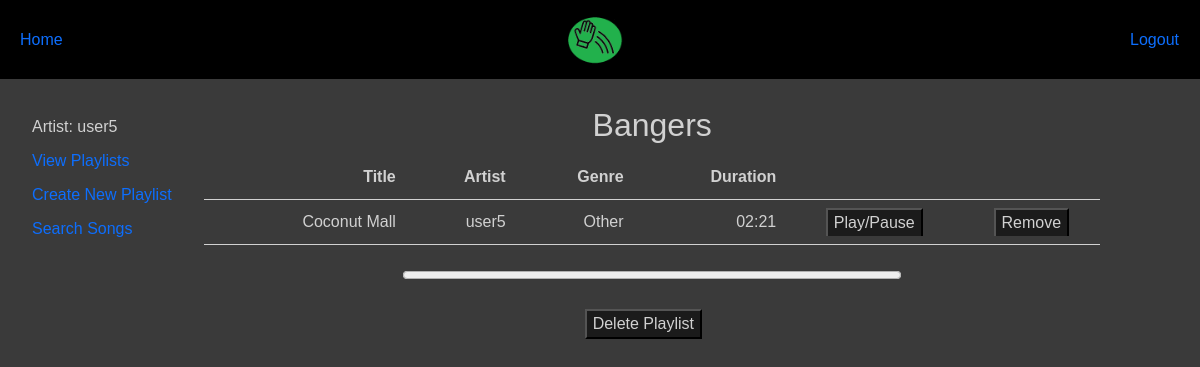
The app's page /slapify/playlist/8 (signed in) with its own data.
### slapify_web_app/models.py (models this page shows, shortened)
class User(AbstractUser):
    user_type_choices = (
        ('Admin', 'Admin'),
        ('Artist', 'Artist'),
        ('User', 'User'),
    )
    user_type = models.CharField(max_length=20, choices=user_type_choices, default='User')
    objects = UserManager()
    class Meta:
        permissions = [
            ('can_view_special_content', 'Can view special content'),
        ]
    groups = models.ManyToManyField(
        'auth.Group',
        related_name='custom_slapifyuser_groups',
        related_query_name='custom_slapifyuser_group'
    )
    user_permissions = models.ManyToManyField(
        'auth.Permission',
        related_name='custom_slapifyuser_user_permissions',
        related_query_name='custom_slapifyuser_user_permission'
    )

class Playlist(models.Model):
    name = models.CharField(max_length=100)
    user = models.ForeignKey(User, on_delete=models.CASCADE)
    songs = models.ManyToManyField(Song)

class Song(models.Model):
    title = models.CharField(max_length=100)
    artist = models.CharField(max_length=100)
    genre_choices = (
        ('Pop', 'Pop'),
        ('Rock', 'Rock'),
        ('Classical', 'Classical'),
        ('Rap', 'Rap'),
        ('Alt', 'Alt'),
        ('Indie', 'Indie'),
        ('Other', 'Other')
    )
    genre = models.CharField(max_length=20, choices=genre_choices, default='Other')
    song_file = models.FileField(upload_to='songs/')
    duration_minutes = models.IntegerField(blank=True, null=True)
    duration_seconds = models.IntegerField(blank=True, null=True)
    def formatted_duration(self):
        if self.duration_minutes is not None and self.duration_seconds is not None:
            return f"{self.duration_minutes:02d}:{self.duration_seconds:02d}"
        else:
            return "N/A"

### slapify_web_app/views.py (the view)
# urls.py: path('playlist/<int:pk>', views.PlaylistDetailView.as_view(), name='playlist_details'),
class PlaylistDetailView(generic.DetailView):
    model = Playlist
    template_name = 'playlist_view.html'
    def get_context_data(self, **kwargs):
        context = super().get_context_data(**kwargs)
        context['user_playlists'] = Playlist.objects.filter(user=self.request.user)
        return context
    def get_queryset(self):
        return(
            Playlist.objects.filter(user=self.request.user)
        )

### slapify_web_app/templates/playlist_view.html (shortened to what this page needs)
{% extends "base_template.html" %}
{% block content %}
<div class="playlist_head_container">
    <h2 class="playlist_head">{{ object.name }}</h2>
</div>
<table class="playlist_table">
    <tr class="playlist_table_row">
        <th class="playlist_table_head">Title</th>
        <th class="playlist_table_head">Artist</th>
        <th class="playlist_table_head">Genre</th>
        <th class="playlist_table_head">Duration</th>
        <th class="playlist_table_head"></th>
    </tr>
    {% for song in object.songs.all %}
        <tr class="playlist_table_row">
            <td class="playlist_table_cell">{{song.title}}</td>
            <td class="playlist_table_cell">{{song.artist}}</td>
            <td class="playlist_table_cell">{{ song.genre }}</td>
            <td class="playlist_table_cell">{{song.formatted_duration}}</td>
            <td>
                <button class="submit_button" onclick="playAudio('audio-{{ song.pk }}')">Play/Pause</button>
            </td>
            <td>
                <a href="{% url 'remove_song' playlist.pk song.pk %}">
                    <button id="remove_song_button" class="submit_button">Remove</button>
                </a>
            </td>
        </tr>
    {% endfor %}
</table>
<div class="progress-container">
    <progress id="progress-bar" value="0" max="100"></progress>
</div>
<br>
<div class="playlist_button_container">
    <a href="{% url 'delete_playlist' playlist.pk %}">
        <button class="playlist_submit_button">Delete Playlist</button>
    </a>
</div>
{% endblock content %}

### slapify_web_app/templates/base_template.html (shortened to what this page needs)
<!DOCTYPE html>
<html lang="en">
<head>
    <link rel="stylesheet" href="https://cdn.jsdelivr.net/npm/bootstrap@5.3.3/dist/css/bootstrap.min.css"
>
    {% load static %}
    <link rel="stylesheet" href="{% static 'css/styles.css' %}" />
</head>
<body>
    <div class="col-lg-12 d-lg-block">
        <ul class="navbar">
            {% if user.is_authenticated %}
            <li class="navbar-item">
                <a href="{% url 'index' %}">Home</a>
            </li>
            <li class="navbar-item">
                <img src="{% static 'Slapify_logo.png' %}" alt="Slapify Logo"
                width="85">
            </li>
            <li class="navbar-item">
                <form id="logout-form" method="post" action="{% url 'logout' %}">
                <button type="submit" class="btn btn-link" style="text-decoration: none;">Logout</button>
                </form>
            </li>
            {% endif %}
        </ul>
    </div>
    {% block sidebar %}
        <div class="row">
            {% if user.is_authenticated %}
            <div class="col-lg d-lg-block sidebar">
                <ul class="sidebar-nav">
                    <li class="sidebar-item">{{user.user_type}}: {{ user.get_username }}</li>
                    <li class="sidebar-item">
                        <a href="{% url 'my_playlists' %}">View Playlists</a>
                    </li>
                    <li class="sidebar-item">
                        <a href="{% url 'create_playlist' %}">Create New Playlist</a>
                    </li>
                    <li class="sidebar-item">
                        <a href="{% url 'song_search' %}">Search Songs</a>
                    </li>
                </ul>
            </div>
                <div class="col-lg-10">{% block content %}{% endblock content %}</div>
            {% else %}
                <div class="col-lg-12">{% block logged_out_content %}{% endblock logged_out_content %}</div>
            {% endif %}
        </div>
    {% endblock sidebar %}
</body>
</html>

### slapify_web_app/static/css/styles.css (style rules this page uses)
body { background-color: rgb(58, 58, 58); font-family: Verdana, Geneva, Tahoma, sans-serif; color: rgb(209, 209, 209); }
h2 { text-align: center; margin: 30px; }
.navbar { background-color: black; width: 100%; }
#logout-form { display: inline; }
#logout-form button { padding: 0; margin: 0; }
.navbar { list-style-type: none; }
.sidebar-nav { margin-top: 20px; padding: 5; list-style: inside; }
.navbar-item { display: inline; margin-left: 20px; margin-right: 20px; }
.sidebar-item { display: block; margin-top: 10px; }
.submit_button { margin: auto; display: flex; color: rgb(209, 209, 209); background-color: rgb(27, 27, 27); text-decoration: none; border-bottom-style: none; }
a:hover, a:visited, a:link, a:active { text-decoration: none; }
.playlist_table { width: 90%; }
.playlist_table_row { border-bottom: 1px solid; }
.playlist_table_head { text-align: right; padding: 10px; }
.playlist_table_cell { text-align: right; padding: 10px; }
.progress-container { width: 100%; display: flex; justify-content: center; align-items: center; margin-top: 30px; position: relative; }
#progress-bar { position: absolute; right: 30%; width: 50%; }
.playlist_head_container { width: 100%; display: flex; justify-content: center; align-items: center; margin: 30px; position: relative; }
.playlist_head { position: absolute; right: 30%; width: 50%; }
.playlist_button_container { display: flex; margin: 10px; position: relative; }
.playlist_submit_button { position: absolute; right: 50%; margin: auto; display: flex; color: rgb(209, 209, 209); background-color: rgb(27, 27, 27); }

### records on screen
User: user_type "Artist", get_username "user5"
Playlist: name "Bangers"
Song: title "Coconut Mall", artist "user5", genre "Other", formatted_duration "02:21"
